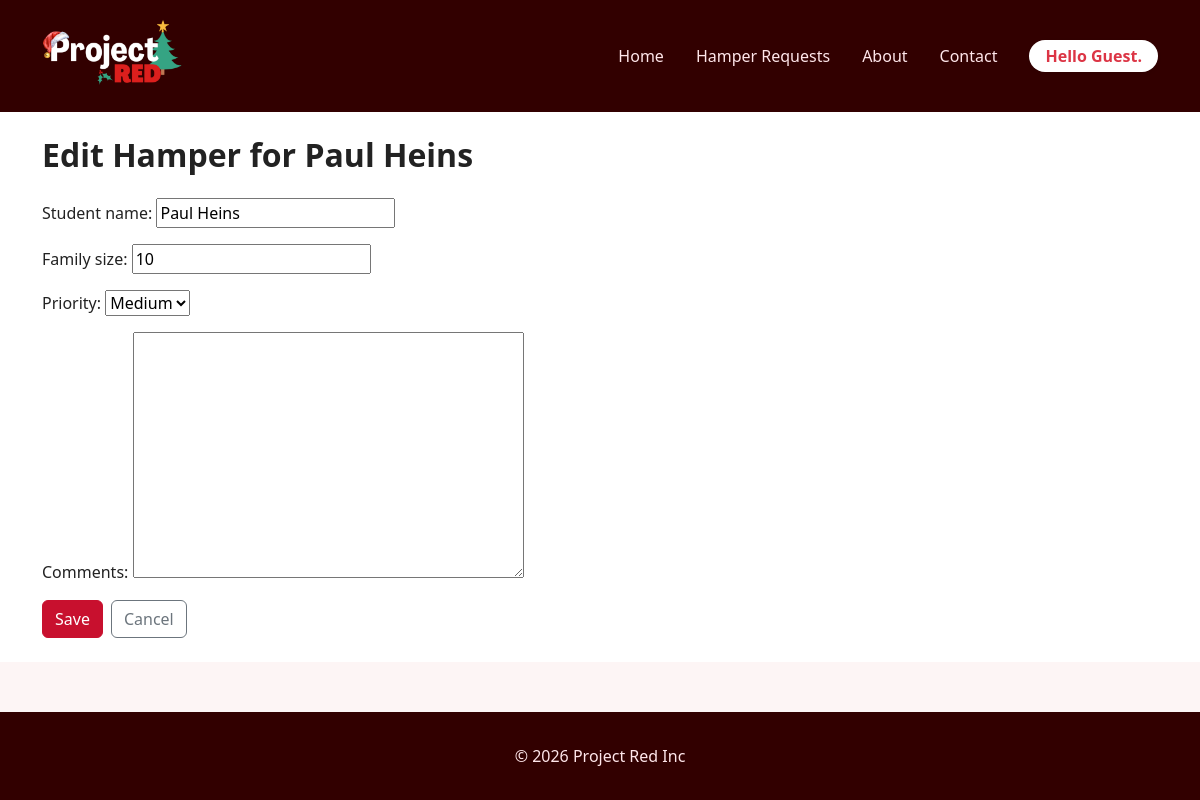
The page /hampers/3/edit/ on the database its author committed.
### projectRed/models.py (models this page shows, shortened)
class HamperRequest(models.Model):
    PRIORITY_CHOICES = [
        ("low", "Low"),
        ("medium", "Medium"),
        ("high", "High"),
    ]
    student_name = models.CharField(max_length=100)
    family_size = models.PositiveIntegerField()
    priority = models.CharField(
        max_length=10, choices=PRIORITY_CHOICES, default="medium"
    )
    comments = models.TextField(blank=True)
    created_at = models.DateTimeField(auto_now_add=True)

### projectRed/views.py (the view)
# urls.py: path("hampers/<int:pk>/edit/", views.hamper_update, name="hamper_update"),
def hamper_update(request, pk):
    hamper = get_object_or_404(HamperRequest, pk=pk)
    if request.method == "POST":
        form = HamperRequestForm(request.POST, instance=hamper)
        if form.is_valid():
            form.save()
            return redirect("hamper_detail", pk=hamper.pk)
    else:
        form = HamperRequestForm(instance=hamper)
    context = {
        "page_title": f"Edit Hamper for {hamper.student_name}",
        "current_year": datetime.date.today().year,
        "username": USERNAME,
        "form": form,
        "hamper": hamper,
    }
    return render(request, "projectRed/hamper_form.html", context)

### projectRed/forms.py
class HamperRequestForm(forms.ModelForm):
    class Meta:
        model = HamperRequest
        fields = ["student_name", "family_size", "priority", "comments"]

### projectRed/templates/projectRed/hamper_form.html (shortened to what this page needs)
{% extends "projectRed/base.html" %}
{% block content %}
<section class="page-section">
  <div class="container py-4">
    <h1 class="page-title mb-4">{{ page_title|default:"Hamper Request" }}</h1>
    <form method="post" class="hamper-form">
      {{ form.as_p }}
      <div class="mt-3 d-flex flex-wrap gap-2">
        <button type="submit" class="btn btn-primary">
          Save
        </button>
        <a href="{% url 'hamper_list' %}" class="btn btn-outline-secondary">
          Cancel
        </a>
      </div>
    </form>
  </div>
</section>
{% endblock %}

### projectRed/static/projectRed/css/site.css (style rules this page uses)
html, body { height: 100%; margin: 0; padding: 0; }
body { display: flex; flex-direction: column; }
body { font-family: system-ui, -apple-system, BlinkMacSystemFont, "Segoe UI", sans-serif; margin: 0; background-color: #fdf5f5; color: #222; }
.info-section, .page-section { background-color: #ffffff; }
.page-title { font-size: 2rem; font-weight: 700; margin-bottom: 1rem; }
.btn-primary { background-color: #C8102E; border-color: #C8102E; }

### rows shown on the page
HamperRequest: student_name "Paul Heins", family_size "10", priority "Medium"

### other values the page prints
{{ username|default:"Guest" }} "Guest"
{{ page_title|default:"Hamper Request" }} "Edit Hamper for Paul Heins"
